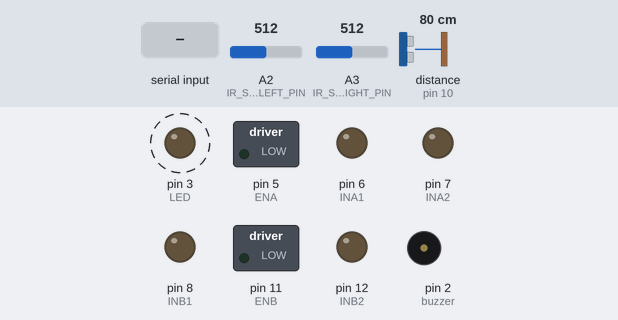
A sketch run on a simulated Arduino Uno, built with avr-gcc and run on an emulated ATmega328P. On the bench: switched loads named in the sketch (green lamp = pin HIGH), output pins drawn as LEDs (lit = HIGH), buzzer (waves = sounding, pin HIGH). Wiring (inferred from the names in the program): ultrasonic range finder: trigger pin 9; echo pin 10. Dashed ring = blinking. Inputs (shaded band) come from the test bench; at power-on: distance to the obstacle (sensor on pin 10) 80 cm, A2 (IR_SENSOR_LEFT_PIN) = 512, A3 (IR_SENSOR_RIGHT_PIN) = 512. The echo pulse lasts 58.3 µs per cm; pins used as bus, display or sensor lines are not drawn.

Above: at 1.2 s.
1.3 s: distance to the obstacle (sensor on pin 10) set to 10 cm
4.4 s: distance to the obstacle (sensor on pin 10) set to 7 cm
At 4.8 s:
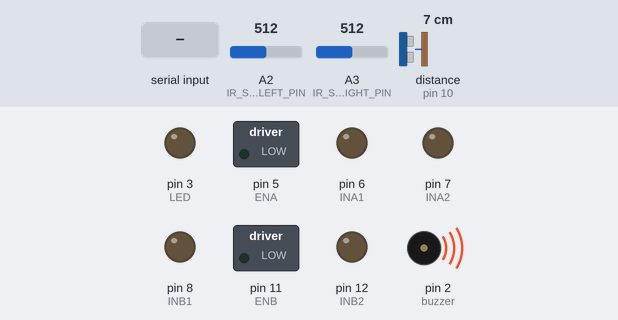
7.5 s: "F" received over Serial
At 8.0 s:
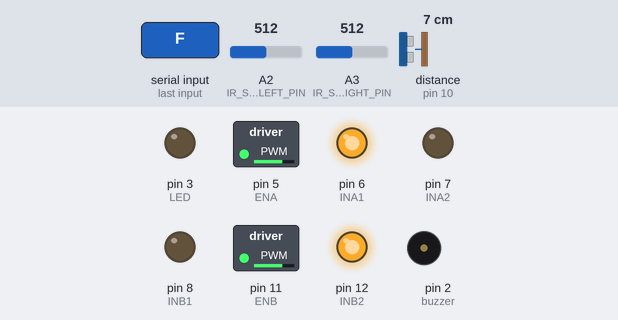
9.0 s: "B" received over Serial
At 10.2 s:
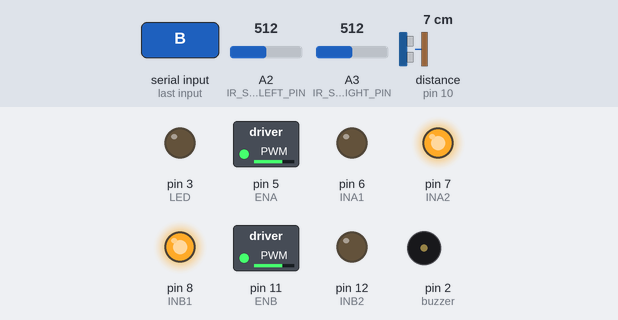
10.5 s: "L" received over Serial
At 11.5 s:
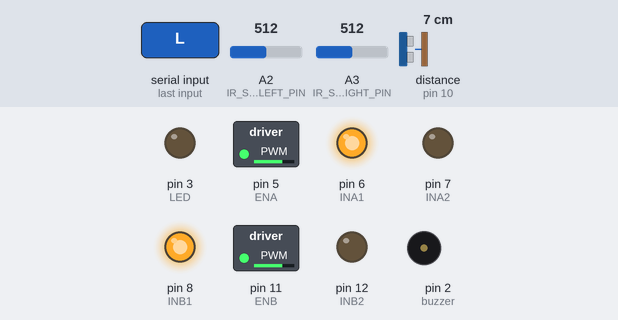
12.0 s: "R" received over Serial
At 12.6 s:
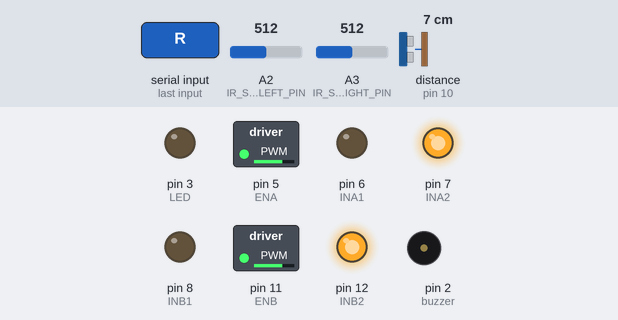
Timing chart, 0 to 14.5 s (numbered marks = the images above; inputs shaded):
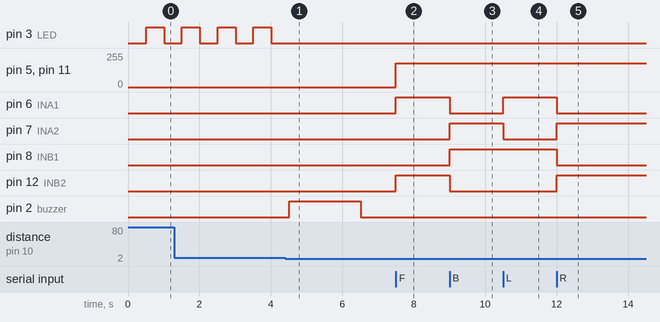

Measured:
- the behaviour switches between 9 and 8 cm on distance to the obstacle (sensor on pin 10) (found by bisection; images 0 and 1)
- after the input at 4.4 s, pin 3 (LED): stops changing and stays LOW; pin 2 (buzzer): LOW → HIGH after 0.11 s, → LOW 2.0 s later
- after the input at 7.5 s, pin 5 (ENA), pin 11 (ENB): 0/255 → 180/255 at once; pin 6 (INA1), pin 12 (INB2): LOW → HIGH at once
- after the input at 9.0 s, pin 6 (INA1), pin 12 (INB2): HIGH → LOW at once; pin 7 (INA2), pin 8 (INB1): LOW → HIGH at once
- after the input at 10.5 s, pin 6 (INA1): LOW → HIGH at once; pin 7 (INA2): HIGH → LOW at once
- after the input at 12.0 s, pin 6 (INA1), pin 8 (INB1): HIGH → LOW at once; pin 7 (INA2), pin 12 (INB2): LOW → HIGH at once
- by itself, pin 3 (LED): alternates HIGH for 0.50 s and LOW for 0.50 s

The sketch:

idman642build18_exe.ino
```cpp
// --- Pin Definitions ---
#define ENB 11      // Motor A PWM pin
#define INB1 8       // Motor A direction pin 1
#define INB2 12      // Motor A direction pin 2
#define INA1 6       // Motor B direction pin 1
#define INA2 7       // Motor B direction pin 2
#define ENA 5        // Motor B PWM pin
#define LED 3        // Status LED

const int pingPin = 9;   // Ultrasonic trigger
const int echoPin = 10;  // Ultrasonic echo
const int buzzer  = 2;   // Buzzer for alert

int threshhold = 470;
int blinking = false;
long blinkTime;
int LEDON = LOW;

#define IR_SENSOR_LEFT_PIN  A2
#define IR_SENSOR_RIGHT_PIN A3

int turnratio = 0.75;
int basespeed = 180;
float ratioL = 1;
float ratioR = 1;
int RSpeed = -basespeed * ratioR;
int LSpeed = basespeed * ratioR;
long ultraDelay = millis();

bool init54 = true;

void stopMotorA() {
  digitalWrite(INA1, LOW);
  digitalWrite(INA2, LOW);
  analogWrite(ENA, 0);
}
void stopMotorB() {
  digitalWrite(INB1, LOW);
  digitalWrite(INB2, LOW);
  analogWrite(ENB, 0);
}

void stopAllMotors() {
  stopMotorA();
  stopMotorB();
}

long getDis() {
  long duration, inches, cm;
  digitalWrite(pingPin, LOW);
  delayMicroseconds(2);
  digitalWrite(pingPin, HIGH);
  delayMicroseconds(10);
  digitalWrite(pingPin, LOW);
  duration = pulseIn(echoPin, HIGH);
  inches = microsecondsToInches(duration);
  cm = microsecondsToCentimeters(duration);
  return cm;
}

long microsecondsToInches(long microseconds) {
  return microseconds / 74 / 2;
}

long microsecondsToCentimeters(long microseconds) {
  return microseconds / 29 / 2;
}

// Motor A control functions
void setMotorA(int speed) {
  speed = -constrain(speed, -255, 255); // Limit to 8-bit range

  if(speed > 0) {
    // Forward
    digitalWrite(INA1, HIGH);
    digitalWrite(INA2, LOW);
    analogWrite(ENA, speed);
  } else if(speed < 0) {
    // Reverse
    digitalWrite(INA1, LOW);
    digitalWrite(INA2, HIGH);
    analogWrite(ENA, -speed);
  } else {
    // Stop
    stopMotorA();
  }
}


// Motor B control functions
void setMotorB(int speed) {
  speed = -constrain(speed, -255, 255); // Limit to 8-bit range

  if(speed > 0) {
    // Forward
    digitalWrite(INB1, HIGH);
    digitalWrite(INB2, LOW);
    analogWrite(ENB, speed);
  } else if(speed < 0) {
    // Reverse
    digitalWrite(INB1, LOW);
    digitalWrite(INB2, HIGH);
    analogWrite(ENB, -speed);
  } else {
    // Stop
    stopMotorB();
  }
}


// Combined motor control
void setBothMotors(int speedA, int speedB) {
  setMotorA(speedA);
  setMotorB(speedB);
}


void Motorsetup() {
  // Initialize PWM channels exactly as you specified
  // Setup direction pins
  pinMode(INA1, OUTPUT);
  pinMode(INA2, OUTPUT);
  pinMode(INB1, OUTPUT);
  pinMode(INB2, OUTPUT);

  // Initialize motors in stopped state
  stopMotorA();
  stopMotorB();
}


void setup(){
  Motorsetup();
  Serial.begin(9600);
  pinMode(LED,OUTPUT);
  pinMode(buzzer,OUTPUT);
  pinMode(pingPin, OUTPUT);
  pinMode(echoPin, INPUT);

  pinMode(IR_SENSOR_LEFT_PIN, INPUT);
  pinMode(IR_SENSOR_RIGHT_PIN, INPUT);

  digitalWrite(LED,LOW);
}

void loop(){
  if(init54 == true){
    int leftSensorState = analogRead(IR_SENSOR_LEFT_PIN);
    int rightSensorState = analogRead(IR_SENSOR_RIGHT_PIN);
    long cm = 0;
    if(millis()- ultraDelay > 500){
      ultraDelay = millis();
      cm = getDis();
    }
    if((leftSensorState >= threshhold || rightSensorState >= threshhold) && blinking == false ){
      digitalWrite(LED,HIGH);
      blinking = true;
      blinkTime = millis();
    }
    if(blinking && millis() - blinkTime > 500){
      blinkTime = millis();
      if(LEDON == HIGH){
        LEDON = LOW;
      }else{LEDON = HIGH;}
    }
    digitalWrite(LED,LEDON);
    if(cm <= 7 && cm > 0){
      digitalWrite(buzzer,HIGH);
      setBothMotors(0,0);
      delay(2000);
      digitalWrite(buzzer,LOW);
      digitalWrite(LED,LOW);
      init54 = false;
    }
  }

if (Serial.available()) {
    char message = Serial.read();
    String m = String(message);
    if(m == "S"){
      setBothMotors(0,0);
    }
    if(m == "F"){
      setBothMotors(RSpeed,LSpeed);
    }
    if(m == "B"){
      setBothMotors(-RSpeed,-LSpeed);
    }
    if(m == "L"){
      setBothMotors(RSpeed,-LSpeed);
    }
    if(m == "R"){
      setBothMotors(-RSpeed,LSpeed);
    }
    if(m == "G"){
      setBothMotors(RSpeed,-LSpeed*turnratio);
    }
    if(m == "H"){
      setBothMotors(-RSpeed*turnratio,LSpeed);
    }
    if(m == "I"){
      setBothMotors(-RSpeed,LSpeed*turnratio);
    }
    if(m == "J"){
      setBothMotors(RSpeed*turnratio,-LSpeed);
    }
  }
}
```
